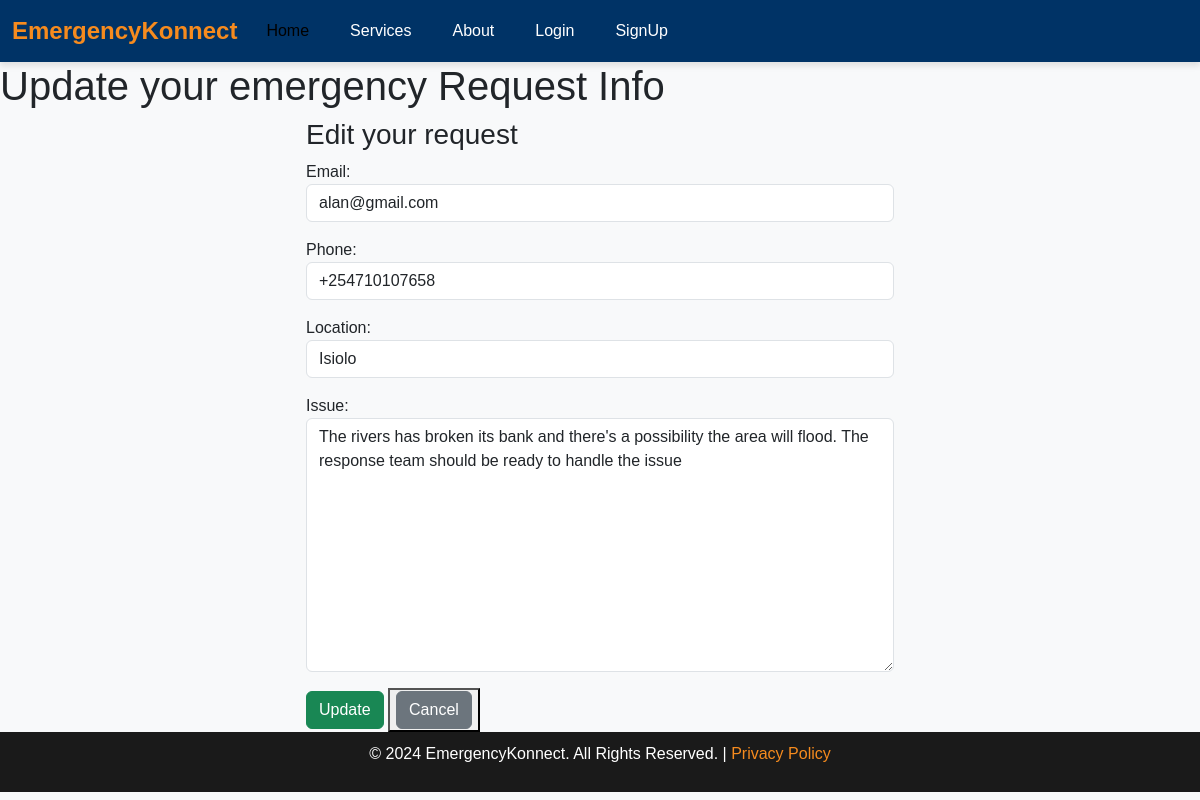
The app's page /update_request/7/ with its own data.
### emergency/models.py (models this page shows, shortened)
class UserRequest(models.Model):
    user = models.ForeignKey(User, on_delete=models.CASCADE, null=True, blank=True)
    email = models.EmailField(max_length=254, blank=True, null=True)
    phone = models.CharField(max_length=15)
    location = models.CharField(max_length=100)
    issue = models.TextField()
    created_at = models.DateTimeField(auto_now_add=True)

### emergency/views.py (the view)
# urls.py: path('update_request/<int:user_id>/', views.update_request, name='update_request'),  # Update view
def update_request(request,user_id):
    emergencyRequest=get_object_or_404(UserRequest, user_id=user_id)
    if request.method == 'POST':
        form = RequestForm(request.POST, instance=emergencyRequest)
        if form.is_valid():
            form.save()
            messages.success(request, 'Student updated successfully!')
            return redirect('info',)
        else:
            messages.error(request, 'Please check form details')
    else:
        form = RequestForm(instance=emergencyRequest)
    return render(request, 'update.html', {'form':form, 'emergencyRequest':emergencyRequest})

### emergency/forms.py
class RequestForm(forms.ModelForm):
    class Meta:
        model = UserRequest
        fields = ['email', 'phone', 'location', 'issue']
        widgets = {
            'email': forms.EmailInput(attrs={'class': 'form-control', 'placeholder': 'Enter email'}),
            'phone': forms.TextInput(attrs={'class': 'form-control', 'placeholder': 'Enter Your Phone Number'}),
            'location': forms.TextInput(attrs={'class': 'form-control', 'placeholder': 'Enter the location'}),
            'issue': forms.Textarea(attrs={'class': 'form-control', 'placeholder': 'Enter your issue'}),
        }
    def __init__(self, *args, **kwargs):
        super().__init__(*args, **kwargs)
        self.fields['email'].required = False

### templates/update.html (shortened to what this page needs)
{% extends 'base.html' %}
{% block content %}
	<h1>Update your emergency Request Info</h1>
        <div class="row">
        <div class="col-md-3"></div>
        <div class="col-md-6">
            <h3 class="">Edit your request</h3>
            <form action="" method="post" enctype="multipart/form-data" class="form-group">
                {{ form.as_p }}
                <button class=" btn btn-success" type="submit">Update</button>
                <button><a href="" class=" btn btn-secondary">Cancel</a></button>
            </form>
        </div>
        <div class="col-md-3"></div>
        </div>
{% endblock %}

### static/styles/main.css (style rules this page uses)
body { font-family: 'Arial', sans-serif; background-color: #f8f9fa; margin: 0; padding: 0; }

### records on screen
UserRequest: email "alan@gmail.com", phone "+254710107658", location "Isiolo", issue "The rivers has broken its bank and there's a possibility the area will flood. The response team should be ready to handle the issue"
